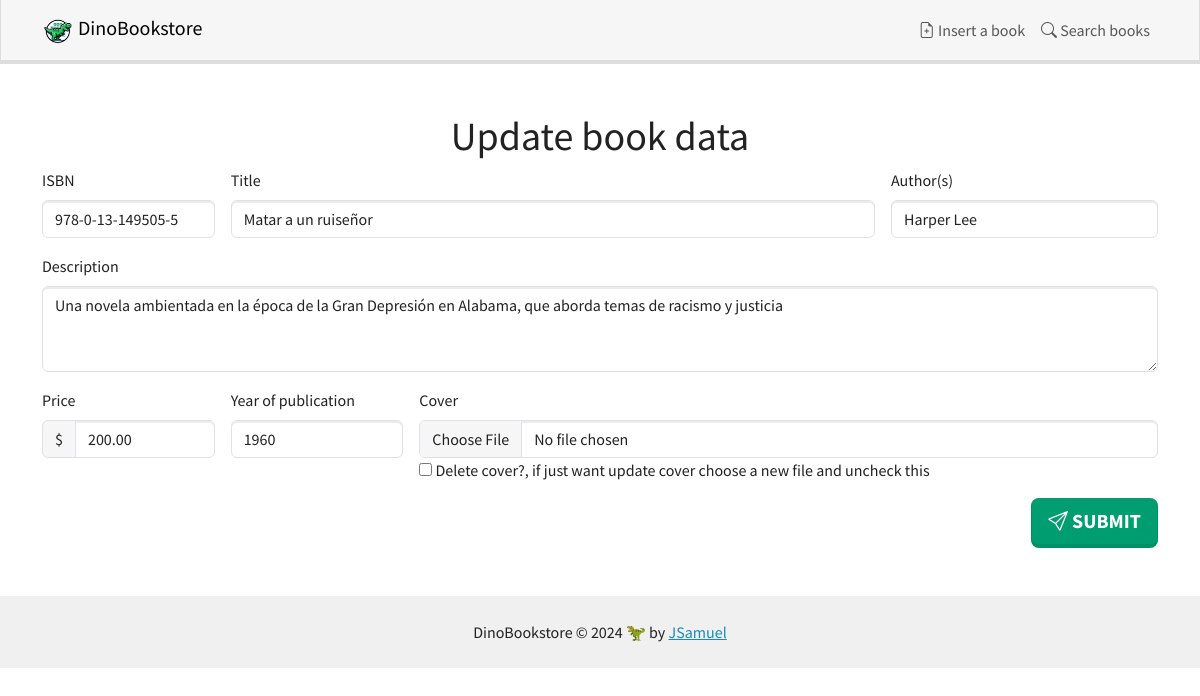
Page /?controller=books&action=edit&isbn=978-0-13-149505-5 on the committed database.
### tables this page shows
CREATE TABLE IF NOT EXISTS `books` (
  `ISBN`        VARCHAR(17) NOT NULL,
  `title`       VARCHAR(64) NOT NULL,
  `author`      VARCHAR(64)     NULL DEFAULT 'Anonymous',
  `description` TEXT            NULL,
  `price`       DECIMAL(10,2)   NULL DEFAULT '0.0',
  `year`        YEAR        NOT NULL,
  `cover_url`   VARCHAR(255)    NULL DEFAULT 'defaultcover.svg',
  `status`      BOOLEAN         NULL DEFAULT TRUE,
  PRIMARY KEY (`ISBN`),
  UNIQUE (`title`)
);

### core/View.php (called while the page is built, shortened)
<?php
class View
{
  public function show(string $name, $vars = array())
  {
    $config = Config::getInstance();
    $path = $config->get('VIEWS_FOLDER') . $name;
    include($path);
  }
}

### core/FrontController.php (called while the page is built, shortened)
<?php
class FrontController
{
  static function main()
  {
    require './config.php';
    $action = $config->get('DEFAULT_ACTION');
    if (!empty($_GET['action']))
      $action = $_GET['action'];
    $controller = new $controller();
    $controller->$action();
  }
}

### index.php (called while the page is built)
<?php
require 'core/FrontController.php';
try {
  FrontController::main();
} catch (Exception $e) {
  echo $e->getMessage();
}

### core/DBManager.php (called while the page is built, shortened)
<?php
class DBManager
{
  private static ?DBManager $instance = null;
  private ?PDO $db = null;
  public static function getInstance(): DBManager
  {
    if (is_null(self::$instance)) {
      self::$instance = new self();
    }
    return self::$instance;
  }
  public function getConnection(): PDO
  {
    if (is_null($this->db)) {
      $config = Config::getInstance();
      $host = $config->get('dbhost');
      $dbname = $config->get('dbname');
      $dbuser = $config->get('dbuser');
      $dbpass = $config->get('dbpass');
      $this->db = new PDO("mysql:host=$host;dbname=$dbname", $dbuser, $dbpass);
      $this->db->setAttribute(PDO::ATTR_ERRMODE, PDO::ERRMODE_EXCEPTION);
      $this->db->setAttribute(PDO::ATTR_DEFAULT_FETCH_MODE, PDO::FETCH_ASSOC);
    }
    return $this->db;
  }
}

### core/Config.php (called while the page is built, shortened)
<?php
class Config
{
  private array $vars;
  private static $instance;
  private function __construct()
  {
    $this->vars = array();
  }
  public function set(string $name, $value)
  {
    if (!isset($this->vars[$name]))
      $this->vars[$name] = $value;
  }
  public function get(string $name)
  {
    if (isset($this->vars[$name]))
      return $this->vars[$name];
  }
  public static function getInstance(): Config
  {
    if (!isset(self::$instance)) {
      self::$instance = new $class();
    }
    return self::$instance;
  }
}

### core/Base_Model.php (called while the page is built, shortened)
<?php
abstract class Base_Model
{
  public function __construct()
  {
    $this->db = DBManager::getInstance()->getConnection();
  }
}

### models/Books_Model.php (called while the page is built, shortened)
<?php
class Books_Model extends Base_Model
{
  function getBook($isbn)
  {
    $query = 'SELECT * FROM books WHERE isbn = ? AND status = TRUE';
    $stmt = $this->db->prepare($query);
    $stmt->execute(array($isbn));
    $book = $stmt->fetch();
    return $book;
  }
}

### views/books_edit.php (the view, shortened to what this page needs)
<?php include 'partials/header.php'; ?>
<div class="container mt-5">
  <h1 class="text-center">Update book data</h1>
  <form action="?controller=books&action=edit&isbn=<?= $book['ISBN']; ?>" method="post" enctype="multipart/form-data">
    <div class="row g-3 mb-3">
      <div class="col-12 col-md-3 col-xl-2">
        <label for="isbn" class="form-label">ISBN</label>
        <input type="text" class="form-control" id="isbn" name="isbn" value="<?= $book['ISBN']; ?>" maxlength="17" placeholder="###-#-##-######-#" required>
      </div>
      <div class="col-12 col-md-5 col-lg-6 col-xl-7">
        <label for="title" class="form-label">Title</label>
        <input type="text" class="form-control" id="title" name="title" value="<?= $book['title']; ?>" maxlength="64" required>
      </div>
      <div class="col-12 col-md-4 col-lg-3">
        <label for="author" class="form-label">Author(s)</label>
        <input type="text" class="form-control" id="author" name="author" value="<?= $book['author']; ?>" maxlength="64">
      </div>
      <div class="col-12">
        <label for="description" class="form-label">Description</label>
        <textarea id="description" name="description" class="form-control" rows="3" required><?= $book['description']; ?></textarea>
      </div>
      <div class="col-12 col-sm-6 col-md-3 col-lg-2">
        <label for="price" class="form-label">Price</label>
        <div class="input-group">
          <span class="input-group-text">$</span>
          <input type="number" class="form-control" aria-label="Amount (to the nearest dollar)" value="<?= $book['price']; ?>" min="0" step="0.5" id="price" name="price">
        </div>
      </div>
      <div class="col-12 col-sm-6 col-md-3 col-lg-2">
        <label for="year" class="form-label">Year of publication</label>
        <input type="number" class="form-control" placeholder="2000" min="0" max="2024" id="year" name="year" value="<?= $book['year']; ?>" required>
      </div>
      <div class="col-12 col-md-6 col-lg-8">
        <label for="coverURL" class="form-label">Cover</label>
        <input class="form-control" type="file" accept="image/*" id="coverURL" name="cover_url" value="<?= $book['cover_url']; ?>">
        <label>
          <input type="checkbox" name="noCover">
          Delete cover?, if just want update cover choose a new file and uncheck this
        </label>
      </div>
    </div>
    <button type="submit" class="btn btn-primary btn-lg d-block ms-auto">
      <i class="bi bi-send"></i>
      Submit
    </button>
  </form>
</div>
<?php include 'partials/footer.php'; ?>

### rows in the picture
books: isbn "978-0-13-149505-5", title "Matar a un ruiseñor", author "Harper Lee", description "Una novela ambientada en la época de la Gran Depresión en Alabama, que aborda temas de racismo y justicia", price "200.00", year "1960"
